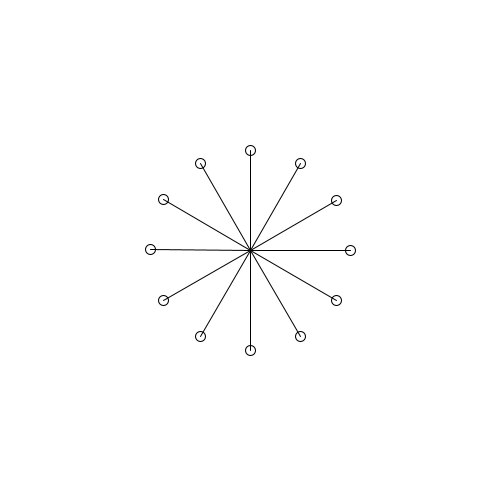
Frame 1 (no input)
Frame 60 (the mouse pressed at the canvas centre just before this capture): identical to frame 1, image omitted
Frame 120 (the mouse held since frame 60 and released just before this capture): identical to frame 1, image omitted

The Processing sketch that drew this single still picture (run headless with seeded random() and noise(); from frame 60 on, the mouse is pressed at the canvas centre):

// Processing sketch: dibujando_en_circulos_01
// ── dibujando_en_circulos_01.pde
float origenX, origenY;  //usaremos este para el centro
float radio; // radio de la elipse
int nElementos; 

void setup() {
  size(500, 500);
  origenX = width/2; //mitad del ancho del canvas
  origenY = height/2; //mitad del alto del canvas
  radio = 100; //incicializamos el radio, lo vamos a modificar despues
  nElementos = 12;
}

void draw() {
  background(255);
  for (int i = 0; i<nElementos; i++) {
    //Calculamos el angulo: en dividimos TWO_PI (360 grados) en la cantidad de elementos,
    //de esa manera quedarán distribuidos en forma equidistante ocupando el círculo completo
    //En cada vuelta el ángulo aumenta porque multiplicamos por i (que va 0,1,2,3,4,etc)
    //esto da resultado en 'radianes' (otra manera de medir ángulos). Ver https://es.wikipedia.org/wiki/Radian
    float angulo = (TWO_PI/nElementos) * i;

    //calculamos la posicion X e Y para cada elemento
    //esta es una formula que calcula la distancia respecto al origen, en X e Y
    //siempre sera: ORIGEN + COSENO(o SENO) del angulo del elemento respecto al origen, multiplicado por el Radio (que tan lejos) 
    float x = origenX + cos(angulo) * radio;
    float y = origenY + sin(angulo) * radio;

    ellipse(x, y, 10, 10);
    line(origenX, origenY, x, y);
  }
}

//Algo de interacción. Agregamos o borramos elementos
void keyPressed() {
  if (key=='+') {
    nElementos ++;
  }

  if (key=='-' && nElementos>1) { //no podemos dejar que llegue a 0, sino tendremos un crash
    nElementos --;
  }
}
